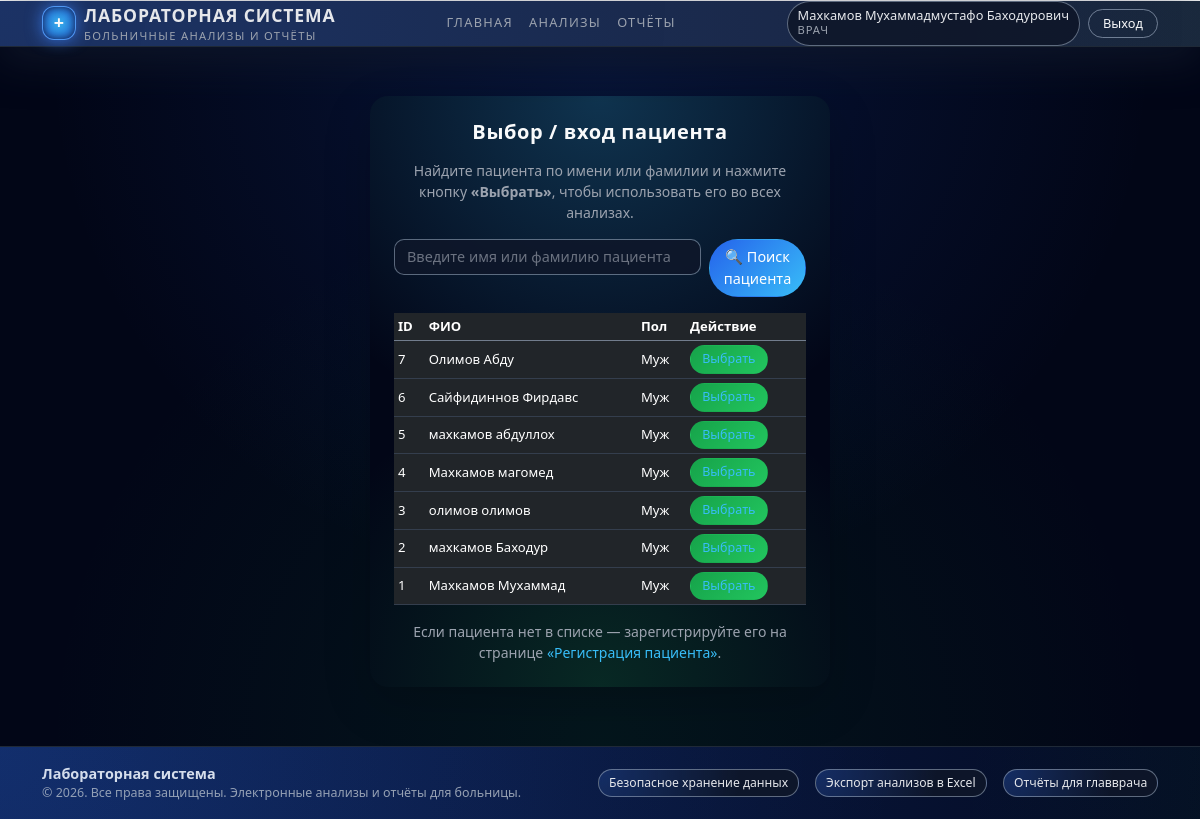
Before: /pages/patients/select.php (signed in) with the older database file.
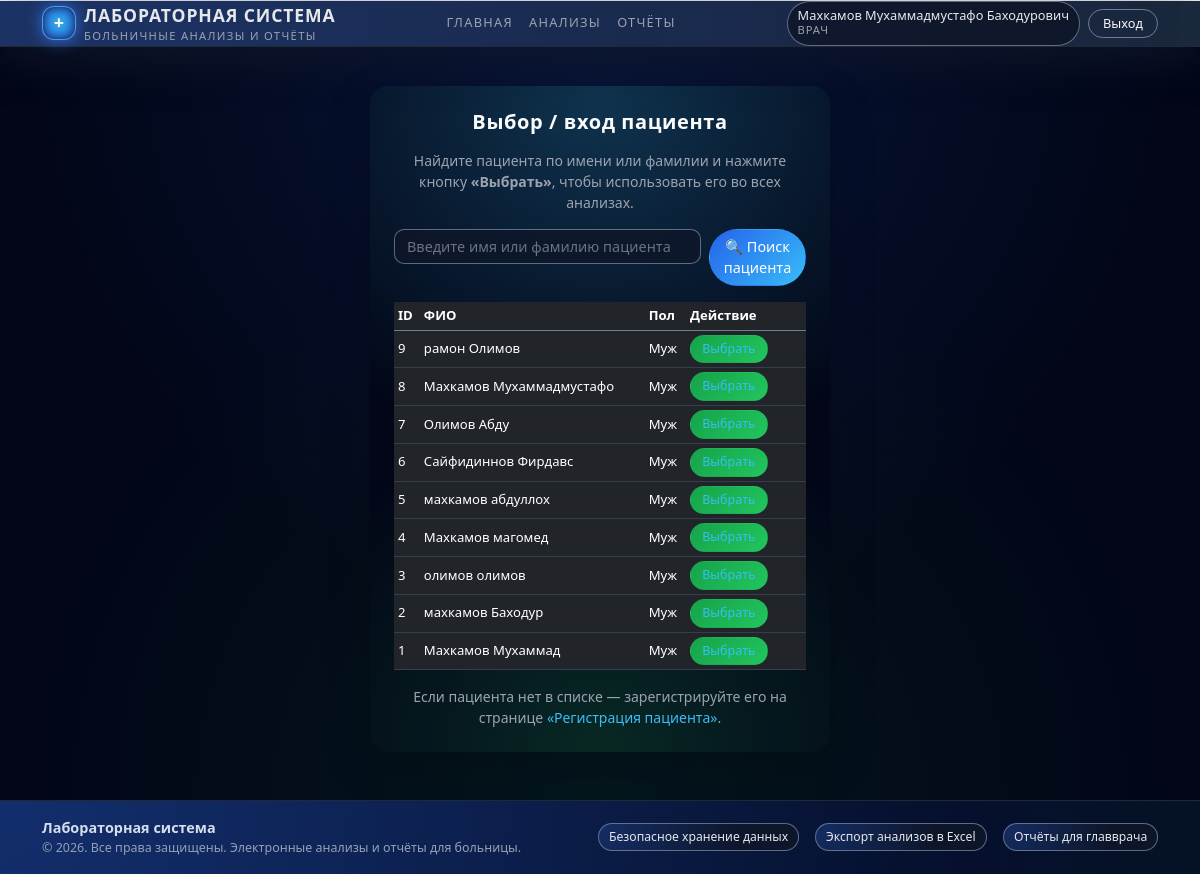
After: the same page with the newer database file.
### tables this page shows
CREATE TABLE `patients` (
  `id` int(11) NOT NULL,
  `first_name` varchar(100) NOT NULL,
  `last_name` varchar(100) NOT NULL,
  `sex` enum('M','F') NOT NULL,
  `phones` varchar(100) DEFAULT NULL,
  `birth_date` date DEFAULT NULL,
  `age` int(11) DEFAULT NULL,
  `card_number` varchar(50) DEFAULT NULL,
  `created_at` datetime NOT NULL DEFAULT current_timestamp()
);

### pages/patients/select.php (the view, shortened to what this page needs)
<?php
require_once __DIR__ . '/../../includes/functions.php';
$q = trim($_GET['q'] ?? '');
if ($q !== '') {
    $stmt = $pdo->prepare("
        SELECT id, first_name, last_name, sex
        FROM patients
        WHERE first_name LIKE ? OR last_name LIKE ?
        ORDER BY last_name, first_name
        LIMIT 50
    ");
    $like = '%' . $q . '%';
    $stmt->execute([$like, $like]);
} else {
    $stmt = $pdo->query("
        SELECT id, first_name, last_name, sex
        FROM patients
        ORDER BY id DESC
        LIMIT 50
    ");
}
$patients = $stmt->fetchAll();
require_once __DIR__ . '/../../includes/header.php';
?>
<link rel="stylesheet" href="/lab-system/public/css/auth.css">
<div class="container py-4 auth-container">
    <div class="auth-card card shadow-lg border-0">
        <div class="card-body p-4">
            <h1 class="h5 mb-3 text-center">Выбор / вход пациента</h1>
            <p class="text-muted small text-center mb-3">
                Найдите пациента по имени или фамилии и нажмите кнопку <strong>«Выбрать»</strong>,
                чтобы использовать его во всех анализах.
            </p>
            <form class="row g-2 mb-3" method="get" action="/lab-system/index.php">
                <div class="col-12 col-md-9">
                    <input
                        type="text"
                        name="q"
                        class="form-control"
                        placeholder="Введите имя или фамилию пациента"
                        value="<?php echo htmlspecialchars($q); ?>"
                    >
                </div>
                <div class="col-12 col-md-3 d-grid">
                    <button type="submit" class="btn btn-primary">
                        🔍 Поиск пациента
                    </button>
                </div>
            </form>
            <div class="table-responsive">
                <table class="table table-sm table-dark align-middle mb-0">
                    <thead>
                        <tr>
                            <th>ID</th>
                            <th>ФИО</th>
                            <th>Пол</th>
                            <th style="width: 120px;">Действие</th>
                        </tr>
                    </thead>
                    <tbody>
                        <?php if ($patients): ?>
                            <?php foreach ($patients as $p): ?>
                                <?php
                                    $sexLabel = ($p['sex'] === 'M') ? 'Муж' : (($p['sex'] === 'F') ? 'Жен' : '');
                                ?>
                                <tr>
                                    <td><?php echo (int)$p['id']; ?></td>
                                    <td><?php echo htmlspecialchars(trim($p['last_name'] . ' ' . $p['first_name'])); ?></td>
                                    <td><?php echo htmlspecialchars($sexLabel); ?></td>
                                    <td>
                                        <a
                                            href="/lab-system/index.php?page=patient_select&set_id=<?php echo (int)$p['id']; ?>"
                                            class="btn btn-success btn-sm"
                                        >
                                            Выбрать
                                        </a>
                                    </td>
                                </tr>
                            <?php endforeach; ?>
                        <?php endif; ?>
                    </tbody>
                </table>
            </div>
            <p class="text-center small text-muted mt-3 mb-0">
                Если пациента нет в списке — зарегистрируйте его на странице
                <a href="/lab-system/index.php?page=patient_register">«Регистрация пациента»</a>.
            </p>
        </div>
    </div>
</div>
<?php
require_once __DIR__ . '/../../includes/footer.php';

Changed rows visible on the page:
added patients: id "9", last_name+first_name "рамон Олимов", sex "Муж"
added patients: id "8", last_name+first_name "Махкамов Мухаммадмустафо", sex "Муж"
